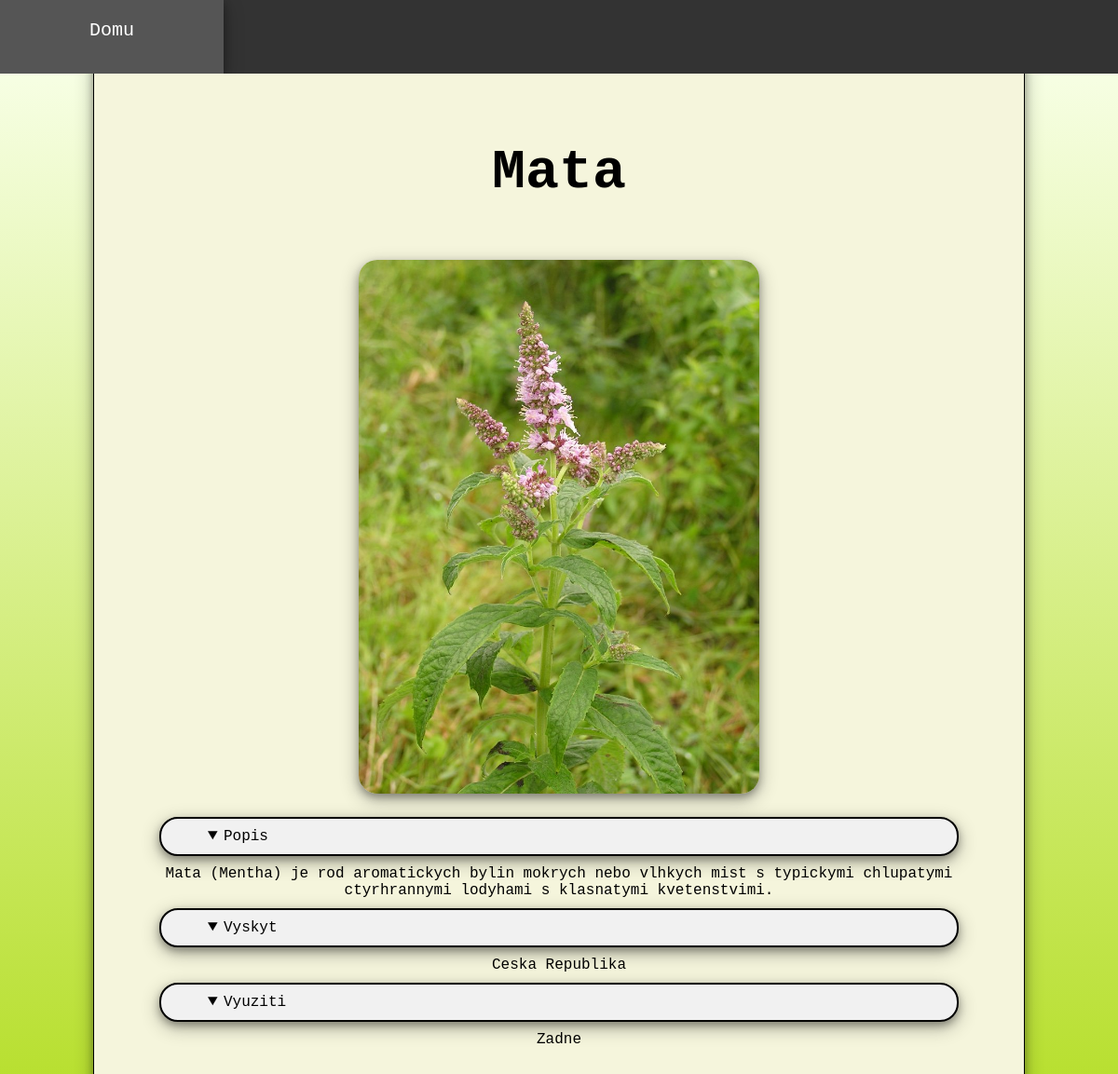
The app's page /flower.php?plantid=5&next=1 with its own data.
### tables this page shows
CREATE TABLE IF NOT EXISTS `PLANT` (
  `PLANTID` int(11) NOT NULL,
  `NAME` varchar(255) NOT NULL,
  `TYPE` varchar(255) NOT NULL,
  `RARITY` varchar(20) NOT NULL,
  `HEIGHT` int(11) NOT NULL,
  `FRUIT` varchar(20) DEFAULT NULL,
  `FLOWER` varchar(20) DEFAULT NULL,
  `DESCR` varchar(255) DEFAULT NULL,
  `LINK` varchar(200) DEFAULT NULL,
  `vyskyt` varchar(30) NOT NULL DEFAULT 'Ceska Republika',
  `vyuziti` varchar(30) NOT NULL DEFAULT 'Zadne',
  PRIMARY KEY (`PLANTID`)
);

### ituscript.php (called while the page is built, shortened)
<?php
function itu_getName($id){
	global $con;
	$sql = "SELECT NAME FROM PLANT WHERE PLANTID = $id";
	$res = mysql_query($sql, $con);
	$rows = mysql_fetch_row($res);
	return $rows[0];
}
function itu_getDesc($id){
	global $con;
	$sql = "SELECT DESCR FROM PLANT WHERE PLANTID = $id";
	$res = mysql_query($sql, $con);
	$rows = mysql_fetch_row($res);
	return $rows[0];
}
function itu_getUsage($id){
	global $con;
	$sql = "SELECT VYUZITI FROM PLANT WHERE PLANTID = $id";
	$res = mysql_query($sql, $con);
	$rows = mysql_fetch_row($res);
	return $rows[0];
}
function itu_getArea($id){
	global $con;
	$sql = "SELECT VYSKYT FROM PLANT WHERE PLANTID = $id";
	$res = mysql_query($sql, $con);
	$rows = mysql_fetch_row($res);
	return $rows[0];
}
?>

### flower.php (the view, shortened to what this page needs)
<!DOCTYPE html>
<?php
include 'config.php';
include 'ituscript.php';
$plantid=$_GET['plantid'];
if(isset($plantid)){
  $jmenoKytky = itu_getName($plantid);
}
?>
<html>
<head>
  <link rel="stylesheet" type="text/css" href="style.css">
</head>
<body>
  <div class="top-panel">
    <ul>
      <li><a href="index.php" >Domu</a></li>
    </ul>
  </div>
<div class="container">
  <?php
  $desc = itu_getDesc($plantid);
  $usage = itu_getUsage($plantid);
  $area = itu_getArea($plantid);
echo "<h1>"."$jmenoKytky"."</h1>";
echo '<a href="https://www.google.cz/search?q=',"$jmenoKytky",'&source=lnms&tbm=isch&sa=X&ved=0ahUKEwiaurjLjcnQAhXI3CwKHfzwCl0Q_AUICCgB&biw=1396&bih=668',
  'target="_blank"><img src="img/',strtolower($jmenoKytky),'.jpg"></a>';
echo "
<details open>
  <summary>Popis</summary>
    $desc
</details>
<details open>
  <summary>Vyskyt</summary>
    $area
</details>
<details open>
  <summary>Vyuziti</summary>
    $usage
</details>
";
?>
</div>
</body>
</html>

### style.css (style rules this page uses)
html,body { text-align: center; font-family: courier; padding: 0; margin: 0; background: linear-gradient(to bottom, #f8ffe8 0%,#e3f5ab 33%,#b7df2d 100%); background-repeat: no-repeat; min-height: 100%; }
h1 { margin:50px auto; text-align: center; font-size: 60px; word-break: break-all; }
ul { list-style-type: none; margin: 0; padding: 0; overflow: hidden; background-color: #333; vertical-align: middle; }
li { float: left; width: 20%; font-size: 20px; box-shadow: 0 4px 8px 0 rgba(0, 0, 0, 0.3), 0 6px 20px 0 rgba(0, 0, 0, 0.3); }
li a { display: inline-block; color: white; text-align: center; padding: 14px 16px; text-decoration: none; height: 80px; line-height: 40px; width: 100%; }
.top-panel { width: 100vw; height: 80px; position: fixed; background-color: grey; z-index: 0; top:-1px; }
img { max-width: 430px; max-height: 600px; margin: 10px auto; border-radius: 20px; box-shadow: 0 4px 8px 0 rgba(0, 0, 0, 0.3), 0 6px 20px 0 rgba(0, 0, 0, 0.3); }
* { box-sizing: border-box; }
summary { text-align: left; background-color: #f1f1f1; border:2px solid black; border-radius: 20px; padding: 10px 50px; margin:10px 20px; box-shadow: 0 4px 8px 0 rgba(0, 0, 0, 0.3), 0 6px 20px 0 rgba(0, 0, 0, 0.3); }
.container { border: 1px solid rgba(0, 0, 0, 1); border-radius: 20px; top: 20px; padding: 50px; margin:50px 100px; background-color: beige; box-shadow: 0 4px 8px 0 rgba(0, 0, 0, 0.3), 0 6px 20px 0 rgba(0, 0, 0, 0.3); overflow: visible; min-height: 90vh; }

### records on screen
plant: NAME "Mata", DESCR "Mata (Mentha) je rod aromatickych bylin mokrych nebo vlhkych mist s typickymi chlupatymi ctyrhrannymi lodyhami s klasnatymi kvetenstvimi.", vyskyt "Ceska Republika", vyuziti "Zadne"
